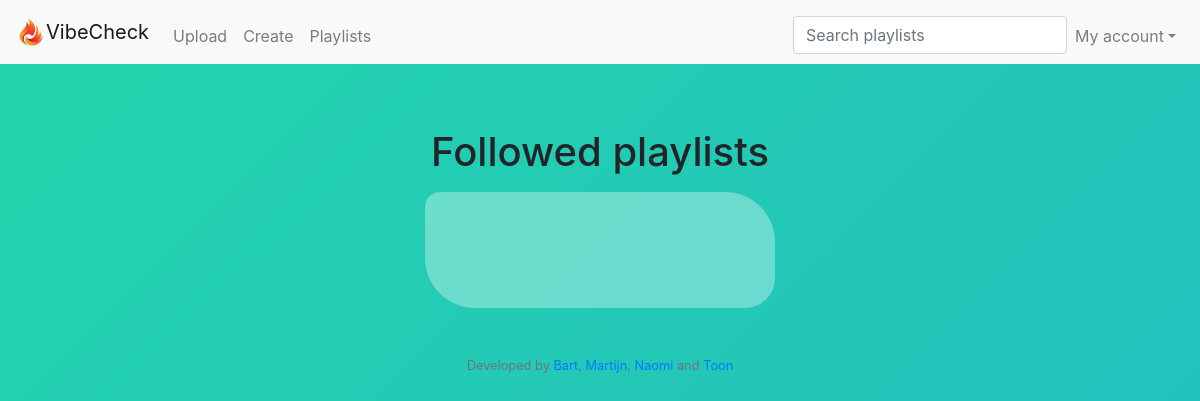
The page /playlists (signed in) on the database as committed earlier.
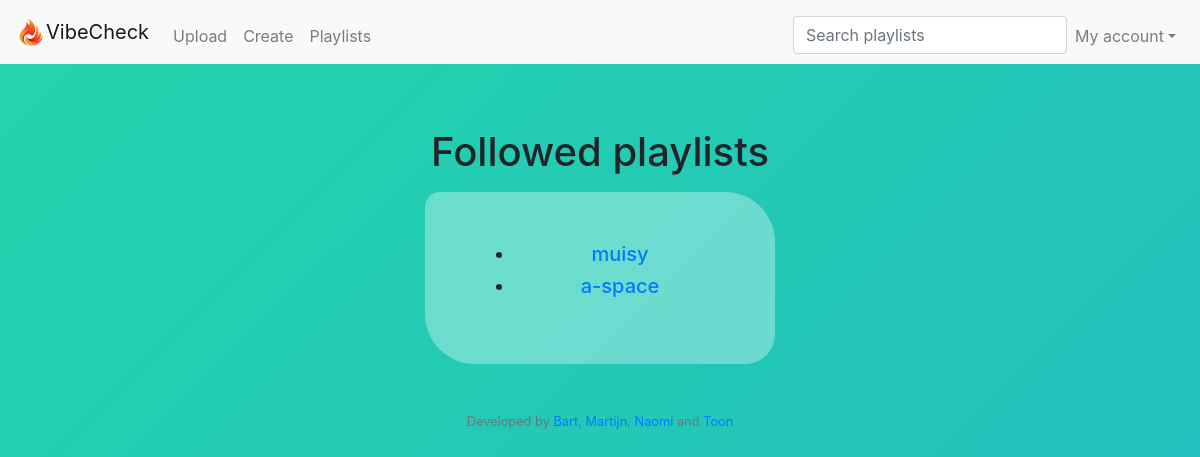
The same page on the database as committed later.
### tables this page shows
CREATE TABLE 'groups' ('group_id' integer PRIMARY KEY NOT NULL, 'group_name' text, 'description' text);

### application.py (the view)
@app.route("/playlists")
@login_required
def playlists():
    ids = []
    playlist_id = db.execute("SELECT group_id FROM group_users WHERE user_id = :user_id", user_id=session["user_id"])
    for i in range(len(playlist_id)):
        playlist_name = db.execute("SELECT group_name FROM groups WHERE group_id = :group_id", group_id=playlist_id[i]["group_id"])
        ids.append(playlist_name[0]["group_name"])
    return render_template("playlists.html", ids=ids)

### application.py (called while the page is built)
@app.after_request
def after_request(response):
    response.headers["Cache-Control"] = "no-cache, no-store, must-revalidate"
    response.headers["Expires"] = 0
    response.headers["Pragma"] = "no-cache"
    return response

### helpers.py (called while the page is built)
def login_required(f):
    @wraps(f)
    def decorated_function(*args, **kwargs):
        if session.get("user_id") is None:
            return redirect("/login")
        return f(*args, **kwargs)
    return decorated_function

### templates/playlists.html (shortened to what this page needs)
{% extends "layout.html" %}
{% block main %}
    <div>
        <p><h1 align="center" color=black>Followed playlists</h1></p>
    </div>
    <div align="center" class="form">
    <ul>
    {% for id in ids %}
    <h5><li><a href="/group_profile?name={{id}}">{{ id }}</a></li></h5>
    {% endfor %}
    </ul>
    </div>
{% endblock %}

Rows that differ between the two databases and show on the page:
added groups: group_name "muisy"
now on this page (row unchanged): groups: group_name "a-space"
